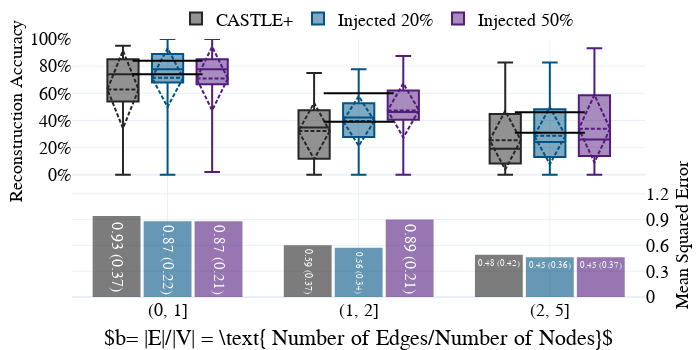

Notebook code for this chart:
### Code cell
## Versions
version = '(r_ex_1b_k20_l3_h2_n0|r_ex_2b_k20_l3_h2_n0|r_ex_5b_k20_l3_h2_n0|r_ex_1b_k50_l3_h2_n0|r_ex_2b_k50_l3_h2_n0|r_ex_5b_k50_l3_h2_n0)'

df = collect_results(version=version, known_p = 0.2)

### Check How many runs you have of a given version
# v="r_ex_1b_k50_l3_h2_n0"
# print(v)
# print((df[df['V']==v].groupby(by=['seed']).size()))
# print(df[df['V']==v].groupby(by=['N_nodes']).size())
# print(df[df['V']==v].groupby(by=['alpha']).size())

v="r_ex_2b_k50_l3_h2_n0"
print(v)
print((df[df['V']==v].groupby(by=['seed']).size()))
print(df[df['V']==v].groupby(by=['N_nodes']).size())
print(df[df['V']==v].groupby(by=['alpha']).size())

# v="r_ex_5b_k50_l3_h2_n0"
# print(v)
# print((df[df['V']==v].groupby(by=['seed']).size()))
# print(df[df['V']==v].groupby(by=['N_nodes']).size())
# print(df[df['V']==v].groupby(by=['alpha']).size())

df['V2'] = df['V']
df['V'] = [int("50" in i) for i in df['V2'] ]

df['rebase_den20'] = (df['N_edges'].astype(int)-(df['N_edges']*0.2).astype(int))
df['rebase_den50'] = (df['N_edges'].astype(int)-(df['N_edges']*0.5).astype(int))

# df.loc[df['V']==0,'rebased'] = (df['matching'].astype(int)/df['rebase_den20']).clip(upper= 1)
# df.loc[df['V']==1,'rebased'] = (df['matching'].astype(int)/df['rebase_den50']).clip(upper= 1)

df['rebased20'] = (df['matching'].astype(int)/df['rebase_den20']).clip(upper= 1)
df['rebased50'] = (df['matching'].astype(int)/df['rebase_den50']).clip(upper= 1)

# display(df)

# plot_ly_by_compare3(df, x='alpha', x_desc=r"$s = N/|V| \text{ (Dataset Size / Number of Nodes)}$", 
# legend_cord=[0.5,1.15], names_list = ['CASTLE+','CASTLE+','Injected 20%','Injected 50%'],
# y1_range=[-0.9,1], y2_range= [0, 3], y2_ticks=[0,.3,.6,.9,1.2], name='compalpha_3L', version='20kvs50k', xwidth = 700,  sec_blue='#531b7d',#'#ab56b3',
# save=save_figs, y1_vis=True)

# plot_ly_by_compare3(df, x='N_nodes', x_desc=r"$|V| = \text{ Number of Nodes in } \mathcal{G}$", 
# legend_cord=[0.5,1.15], names_list = ['CASTLE+','CASTLE+','Injected 20%','Injected 50%'],
# y1_range=[-0.9,1], y2_range= [0, 3], y2_ticks=[0,.3,.6,.9,1.2], name='compnodes_3L', version='20kvs50k', xwidth = 700,  sec_blue='#531b7d',#'#ab56b3',
# save=save_figs, y1_vis=True)

plot_ly_by_compare3(df, x='branch_bin', x_desc=r"$b= |E|/|V| = \text{ Number of Edges/Number of Nodes}$", 
legend_cord=[0.5,1.15], names_list = ['CASTLE+','CASTLE+','Injected 20%','Injected 50%'],
y1_range=[-0.9,1], y2_range= [0, 3], y2_ticks=[0,.3,.6,.9,1.2],  name='compedges_3L', version='20kvs50k', xwidth = 700, sec_blue='#531b7d', sec_gray='#262626',
save=save_figs, y1_vis=True)

### Figure 1 — Plotly figure (JSON) as saved in the notebook; plotly's stock layout.template omitted (floating-point values rounded to 4 significant figures; data arrays with more than 128 entries replaced by an {"elided": "..."} marker saying what was removed)
{"data": [{"marker": {"color": "#262626", "line": {"color": "#262626", "width": 2}}, "name": "CASTLEMSE", "opacity": 0.6, "showlegend": false, "text": ["0.93 (0.37)", "0.59 (0.37)", "0.48 (0.42)"], "textposition": "auto", "type": "bar", "x": ["(0, 1]", "(1, 2]", "(2, 5]"], "xaxis": "x", "y": [0.93, 0.59, 0.48], "yaxis": "y2"}, {"marker": {"color": "#005383", "line": {"color": "#005383", "width": 2}}, "name": "InjectedMSE", "opacity": 0.6, "showlegend": false, "text": ["0.87 (0.22)", "0.56 (0.34)", "0.45 (0.36)"], "textposition": "inside", "type": "bar", "x": ["(0, 1]", "(1, 2]", "(2, 5]"], "xaxis": "x", "y": [0.87, 0.56, 0.45], "yaxis": "y2"}, {"marker": {"color": "#531b7d", "line": {"color": "#531b7d", "width": 2}}, "name": "InjectedMSE", "opacity": 0.6, "showlegend": false, "text": ["0.87 (0.21)", "0.89 (0.21)", "0.45 (0.37)"], "textposition": "inside", "type": "bar", "x": ["(0, 1]", "(1, 2]", "(2, 5]"], "xaxis": "x", "y": [0.87, 0.89, 0.45], "yaxis": "y2"}, {"boxmean": "sd", "boxpoints": false, "marker": {"color": "#262626"}, "name": "CASTLE+", "type": "box", "x": {"elided": "450 str values"}, "xaxis": "x", "y": {"elided": "450 float values"}, "yaxis": "y"}, {"marker": {"color": "Black", "line": {"color": "Black", "width": 2}, "size": 50, "symbol": "line-ew"}, "mode": "markers", "name": "CASTLE+20%", "showlegend": false, "type": "scatter", "x": ["(0, 1]", "(1, 2]", "(2, 5]"], "xaxis": "x", "y": [0.74, 0.39, 0.31], "yaxis": "y"}, {"marker": {"color": "Black", "line": {"color": "Black", "width": 2}, "size": 50, "symbol": "line-ew"}, "mode": "markers", "name": "CASTLE+50%", "showlegend": false, "type": "scatter", "x": ["(0, 1]", "(1, 2]", "(2, 5]"], "xaxis": "x", "y": [0.84, 0.6, 0.46], "yaxis": "y"}, {"boxmean": "sd", "boxpoints": false, "marker": {"color": "#005383"}, "name": "Injected 20%", "type": "box", "x": {"elided": "450 str values"}, "xaxis": "x", "y": {"elided": "450 float values"}, "yaxis": "y"}, {"boxmean": "sd", "boxpoints": false, "marker": {"color": "#531b7d"}, "name": "Injected 50%", "type": "box", "x": {"elided": "450 str values"}, "xaxis": "x", "y": {"elided": "450 float values"}, "yaxis": "y"}], "layout": {"annotations": [{"align": "left", "showarrow": false, "text": "Reconstruction Accuracy", "textangle": -90, "valign": "top", "xanchor": "left", "xref": "paper", "xshift": -371, "yanchor": "top", "yref": "paper", "yshift": 150}, {"align": "left", "showarrow": false, "text": "Mean Squared Error", "textangle": -90, "valign": "top", "xanchor": "left", "xref": "paper", "xshift": 294, "yanchor": "top", "yref": "paper", "yshift": 10}], "autosize": true, "bargap": 0.2, "bargroupgap": 0.1, "boxmode": "group", "font": {"color": "Black", "family": "Serif", "size": 18}, "height": 350, "legend": {"orientation": "h", "x": 0.5, "xanchor": "center", "y": 1.15, "yanchor": "top"}, "margin": {"b": 0, "l": 10, "pad": 0, "r": 10, "t": 10}, "showlegend": true, "title": {"text": ""}, "width": 700, "xaxis": {"anchor": "y", "domain": [0, 0.94], "showgrid": true, "title": {"text": "$b= |E|/|V| = \\text{ Number of Edges/Number of Nodes}$"}}, "yaxis": {"anchor": "x", "domain": [0, 1], "nticks": 10, "range": [-0.9, 1], "showgrid": true, "showticklabels": true, "tickformat": ".0%", "tickvals": [0, 0.2, 0.4, 0.6, 0.8, 1], "title": {"text": ""}, "zeroline": true}, "yaxis2": {"anchor": "x", "nticks": 10, "overlaying": "y", "range": [0, 3], "showgrid": true, "showticklabels": true, "side": "right", "tickvals": [0, 0.3, 0.6, 0.9, 1.2], "title": {"text": ""}, "zeroline": true}}}
